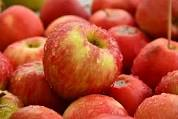
#> input picture djmaps/test2.jpeg, 178 x 119 px
$ python teste.py
#> lines starting #> are read from the running program, lines starting #| are printed output that depends on the picture
# [30 lines of commented-out code are left out]

from PIL import Image
im = Image.open("test2.jpeg")
#> im is the input picture: PIL image 178x119 RGB; mean R, G, B 182.3, 76.2, 48.8

crop_rectangle = (50, 50, 200, 200)
cropped_im = im.crop(crop_rectangle)
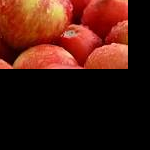
#> cropped_im: PIL image 150x150 RGB; mean R, G, B 69.9, 25.7, 15.7

cropped_im.show()
